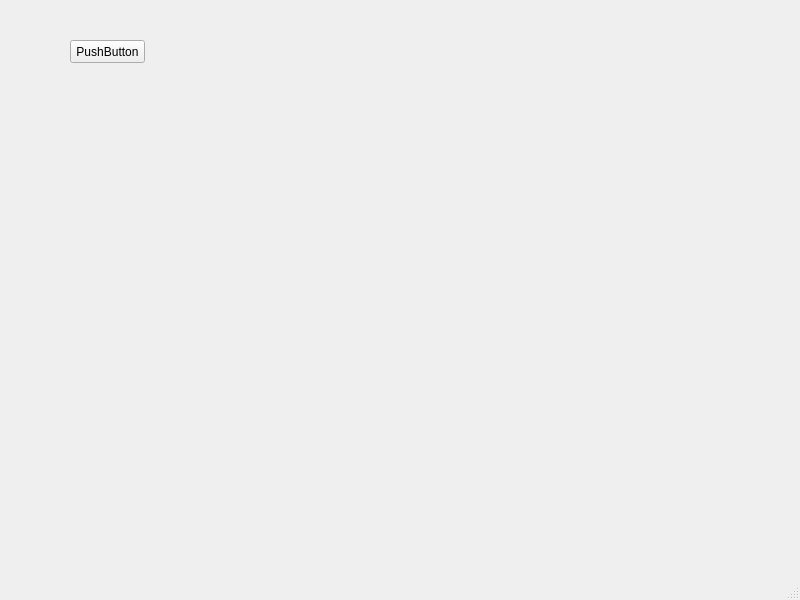
<?xml version="1.0" encoding="UTF-8"?>
<ui version="4.0">
 <class>MainWindow</class>
 <widget class="QMainWindow" name="MainWindow">
  <property name="geometry">
   <rect>
    <x>0</x>
    <y>0</y>
    <width>800</width>
    <height>600</height>
   </rect>
  </property>
  <property name="windowTitle">
   <string>MainWindow</string>
  </property>
  <widget class="QWidget" name="centralwidget">
   <widget class="QPushButton" name="pushButton">
    <property name="geometry">
     <rect>
      <x>70</x>
      <y>40</y>
      <width>75</width>
      <height>23</height>
     </rect>
    </property>
    <property name="text">
     <string>PushButton</string>
    </property>
   </widget>
  </widget>
  <widget class="QMenuBar" name="menubar">
   <property name="geometry">
    <rect>
     <x>0</x>
     <y>0</y>
     <width>800</width>
     <height>23</height>
    </rect>
   </property>
  </widget>
  <widget class="QStatusBar" name="statusbar"/>
 </widget>
 <resources/>
 <connections/>
</ui>
